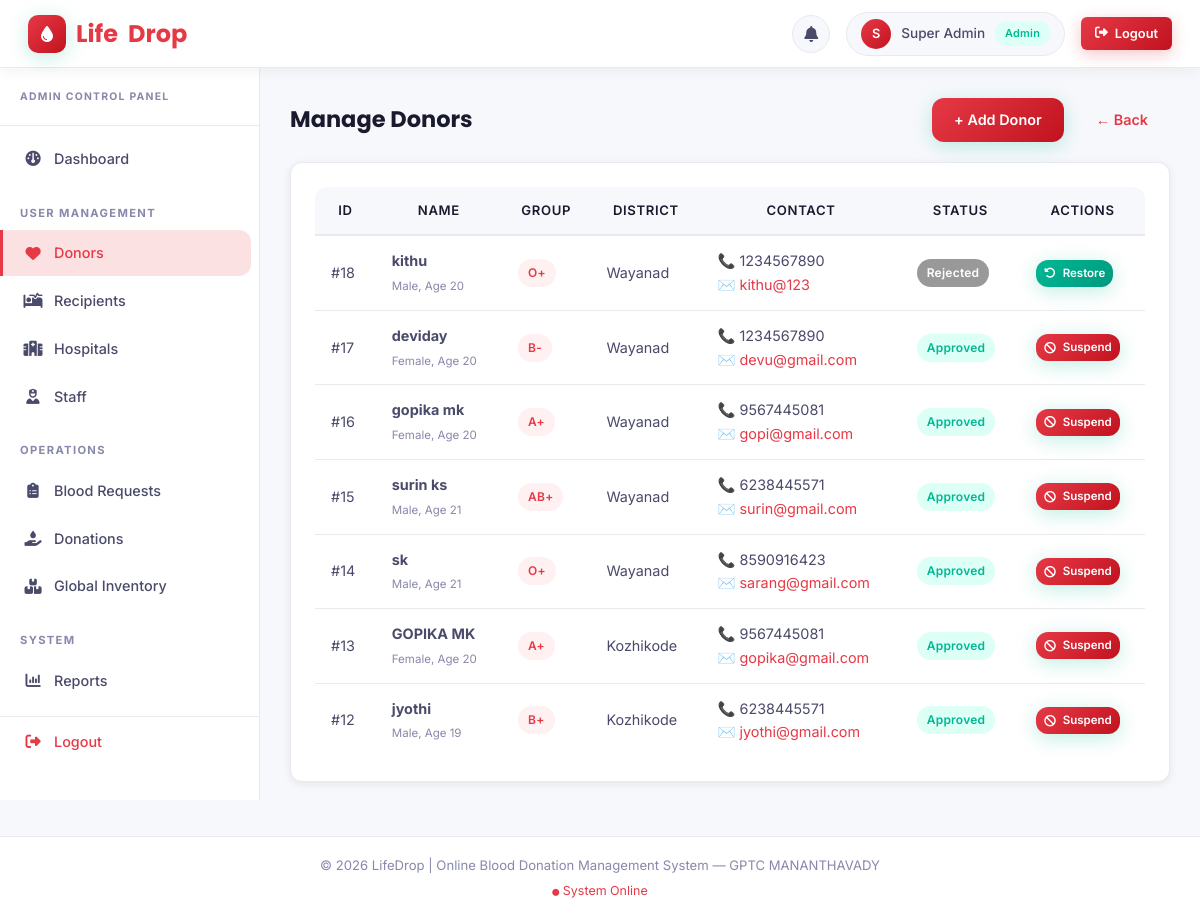
The app's page /admin/manage_donors.php (signed in) with its own data.
### tables this page shows
CREATE TABLE `donor` (
  `Donor_ID` int(11) NOT NULL,
  `Name` varchar(100) NOT NULL,
  `Age` int(11) DEFAULT NULL,
  `Gender` enum('Male','Female','Other') DEFAULT NULL,
  `Blood_Group` varchar(5) NOT NULL,
  `Phone` varchar(20) DEFAULT NULL,
  `Email` varchar(100) NOT NULL,
  `District` varchar(50) DEFAULT NULL,
  `Availability_Status` enum('Available','Unavailable') DEFAULT 'Available',
  `Last_Donation_Date` date DEFAULT NULL,
  `Password` varchar(255) NOT NULL,
  `Status` enum('Pending','Approved','Rejected') DEFAULT 'Pending',
  `Created_At` timestamp NOT NULL DEFAULT current_timestamp()
);

### admin/manage_donors.php (the view, shortened to what this page needs)
<?php
require_once dirname(__DIR__) . '/includes/header.php';
try {
    $stmt = $pdo->query("SELECT * FROM DONOR ORDER BY Status = 'Pending' DESC, Created_At DESC");
    $donors = $stmt->fetchAll();
} catch (PDOException $e) {
    die("Database Error: A system error occurred. Please try again later.");
}
?>
<div style="display: flex; justify-content: space-between; align-items: center; margin-bottom: 20px;">
    <h2>Manage Donors</h2>
    <div style="display: flex; gap: 10px;">
        <button onclick="document.getElementById('addDonorForm').style.display='block'" class="btn btn-primary">+ Add
            Donor</button>
        <a href="dashboard.php" class="btn">&larr; Back</a>
    </div>
</div>
<div class="card">
    <div class="table-responsive">
        <table class="table">
            <thead>
                <tr>
                    <th>ID</th>
                    <th>Name</th>
                    <th>Group</th>
                    <th>District</th>
                    <th>Contact</th>
                    <th>Status</th>
                    <th>Actions</th>
                </tr>
            </thead>
            <tbody>
                <?php if (count($donors) > 0): ?>
                    <?php foreach ($donors as $donor): ?>
                        <tr>
                            <td>#<?php echo $donor['Donor_ID']; ?></td>
                            <td>
                                <strong><?php echo htmlspecialchars($donor['Name']); ?></strong><br>
                                <span style="font-size: 0.8em; color: var(--text-muted);"><?php echo $donor['Gender']; ?>, Age
                                    <?php echo $donor['Age']; ?></span>
                            </td>
                            <td><span class="badge badge-danger"><?php echo htmlspecialchars($donor['Blood_Group']); ?></span>
                            </td>
                            <td><?php echo htmlspecialchars($donor['District']); ?></td>
                            <td>
                                📞 <?php echo htmlspecialchars($donor['Phone']); ?><br>
                                ✉️ <a
                                    href="mailto:<?php echo htmlspecialchars($donor['Email']); ?>"><?php echo htmlspecialchars($donor['Email']); ?></a>
                            </td>
                            <td>
                                <?php if ($donor['Status'] === 'Pending'): ?>
                                    <span class="badge badge-pending">Pending</span>
                                <?php elseif ($donor['Status'] === 'Approved'): ?>
                                    <span class="badge badge-success">Approved</span>
                                <?php else: ?>
                                    <span class="badge" style="background: #999; color: white;">Rejected</span>
                                <?php endif; ?>
                            </td>
                            <td>
                                <?php if ($donor['Status'] === 'Pending'): ?>
                                    <a href="?action=approve&id=<?php echo $donor['Donor_ID']; ?>" class="btn btn-success"
                                        style="padding: 4px 8px; font-size: 0.8em;"
                                        onclick="return confirm('Approve this donor?');"><i class="fa-solid fa-check"></i>
                                        Approve</a>
                                    <a href="?action=reject&id=<?php echo $donor['Donor_ID']; ?>" class="btn btn-primary"
                                        style="padding: 4px 8px; font-size: 0.8em; background-color: var(--text-muted);"
                                        onclick="return confirm('Reject this donor?');"><i class="fa-solid fa-xmark"></i> Reject</a>
                                <?php elseif ($donor['Status'] === 'Approved'): ?>
                                    <a href="?action=reject&id=<?php echo $donor['Donor_ID']; ?>" class="btn btn-primary"
                                        style="padding: 4px 8px; font-size: 0.8em; background-color: var(--accent-red);"
                                        onclick="return confirm('Suspend this donor?');"><i class="fa-solid fa-ban"></i> Suspend</a>
                                <?php else: ?>
                                    <a href="?action=approve&id=<?php echo $donor['Donor_ID']; ?>" class="btn btn-success"
                                        style="padding: 4px 8px; font-size: 0.8em;"
                                        onclick="return confirm('Restore this donor?');"><i class="fa-solid fa-rotate-left"></i>
                                        Restore</a>
                                <?php endif; ?>
                            </td>
                        </tr>
                    <?php endforeach; ?>
                <?php else: ?>
                    <tr>
                        <td colspan="7" style="text-align: center; padding: 20px;">No donors registered yet.</td>
                    </tr>
                <?php endif; ?>
            </tbody>
        </table>
    </div>
</div>
<?php require_once dirname(__DIR__) . '/includes/footer.php'; ?>

### includes/header.php (shortened to what this page needs)
<?php
$current_page = basename($_SERVER['PHP_SELF']);
$is_landing = ($current_page === 'index.php' && !isset($_SESSION['user_id']));
?>
<!DOCTYPE html>
<html lang="en">
<head>
    <link rel="stylesheet" href="https://cdnjs.cloudflare.com/ajax/libs/font-awesome/6.4.0/css/all.min.css">
    <link rel="stylesheet" href="<?php echo SITE_URL; ?>/assets/css/style.css">
</head>
<body class="<?php echo $is_landing ? 'landing-body' : ''; ?>">
    <?php if ($is_landing): ?>
        <nav class="hero-nav">
            <a href="<?php echo SITE_URL; ?>" class="topbar-brand">
                <div class="brand-icon"><i class="fa-solid fa-droplet"></i></div>
                Life<span class="brand-drop">Drop</span>
            </a>
            <div class="hero-nav-links">
                <a href="#features">Features</a>
                <a href="#how-it-works">How It Works</a>
                <a href="#blood-types">Blood Types</a>
            </div>
            <div style="display:flex; gap:10px; align-items:center;">
                <a href="login.php" class="topbar-nav-link">Login</a>
                <a href="<?php echo SITE_URL; ?>/register.php" class="btn btn-primary">
                    <i class="fa-solid fa-heart-pulse"></i> Register
                </a>
            </div>
        </nav>
        <div id="global-emergency-banner" class="emergency-banner">
            🚨 EMERGENCY BLOOD REQUEST ACTIVE — PLEASE CHECK YOUR NOTIFICATIONS 🚨
        </div>
    <?php else: ?>
        <header class="topbar">
            <a href="<?php echo SITE_URL; ?>" class="topbar-brand">
                <div class="brand-icon"><i class="fa-solid fa-droplet"></i></div>
                Life<span class="brand-drop">Drop</span>
            </a>
            <div class="topbar-right">
                <?php if (isset($_SESSION['user_id'])): ?>
                    <div class="notif-btn notification-trigger" title="Notifications">
                        <i class="fa-solid fa-bell"></i>
                    </div>
                    <div class="user-chip">
                        <div class="user-avatar">
                            <?php echo strtoupper(substr($_SESSION['user_name'] ?? $_SESSION['role'], 0, 1)); ?>
                        </div>
                        <span><?php echo htmlspecialchars($_SESSION['user_name'] ?? $_SESSION['role']); ?></span>
                        <span class="badge badge-success" style="font-size:0.68rem;">
                            <?php echo $_SESSION['role']; ?>
                        </span>
                    </div>
                    <a href="<?php echo SITE_URL; ?>/logout.php" class="btn btn-danger btn-sm">
                        <i class="fa-solid fa-sign-out-alt"></i> Logout
                    </a>
                <?php else: ?>
                    <a href="<?php echo SITE_URL; ?>/login.php" class="topbar-nav-link">Login</a>
                    <a href="<?php echo SITE_URL; ?>/register.php" class="btn btn-primary btn-sm">Register</a>
                <?php endif; ?>
            </div>
        </header>
        <div class="wrapper">
            <?php
            if (isset($_SESSION['role'])) {
                $role_lower = strtolower($_SESSION['role']);
                $sidebar_path = dirname(__DIR__) . "/includes/sidebar_{$role_lower}.php";
                if (file_exists($sidebar_path)) {
                    include $sidebar_path;
                    echo '<main class="main-content main-content-with-sidebar">';
                } else {
                    echo '<main class="main-content">';
                }
            } else {
                echo '<main class="main-content">';
            }
            ?>
        <?php endif; ?>

### includes/sidebar_admin.php (shortened to what this page needs)
<aside class="sidebar">
    <div style="padding:20px 20px 12px; border-bottom:1px solid var(--border);">
        <span class="section-label" style="font-size:0.65rem; color:var(--text-muted);">Admin Control Panel</span>
    </div>
    <ul class="sidebar-menu">
        <li>
            <a href="<?php echo SITE_URL; ?>/admin/dashboard.php"
                class="<?php echo basename($_SERVER['PHP_SELF']) == 'dashboard.php' ? 'active' : ''; ?>">
                <i class="fa-solid fa-gauge"></i> Dashboard
            </a>
        </li>
        <li class="sidebar-section-label">User Management</li>
        <li>
            <a href="<?php echo SITE_URL; ?>/admin/manage_donors.php"
                class="<?php echo basename($_SERVER['PHP_SELF']) == 'manage_donors.php' ? 'active' : ''; ?>">
                <i class="fa-solid fa-heart"></i> Donors
            </a>
        </li>
        <li>
            <a href="<?php echo SITE_URL; ?>/admin/manage_recipients.php"
                class="<?php echo basename($_SERVER['PHP_SELF']) == 'manage_recipients.php' ? 'active' : ''; ?>">
                <i class="fa-solid fa-bed-pulse"></i> Recipients
            </a>
        </li>
        <li>
            <a href="<?php echo SITE_URL; ?>/admin/manage_hospitals.php"
                class="<?php echo basename($_SERVER['PHP_SELF']) == 'manage_hospitals.php' ? 'active' : ''; ?>">
                <i class="fa-solid fa-hospital"></i> Hospitals
            </a>
        </li>
        <li>
            <a href="<?php echo SITE_URL; ?>/admin/manage_staff.php"
                class="<?php echo basename($_SERVER['PHP_SELF']) == 'manage_staff.php' ? 'active' : ''; ?>">
                <i class="fa-solid fa-user-nurse"></i> Staff
            </a>
        </li>
        <li class="sidebar-section-label">Operations</li>
        <li>
            <a href="<?php echo SITE_URL; ?>/admin/all_requests.php"
                class="<?php echo basename($_SERVER['PHP_SELF']) == 'all_requests.php' ? 'active' : ''; ?>">
                <i class="fa-solid fa-clipboard-list"></i> Blood Requests
            </a>
        </li>
        <li>
            <a href="<?php echo SITE_URL; ?>/admin/all_donations.php"
                class="<?php echo basename($_SERVER['PHP_SELF']) == 'all_donations.php' ? 'active' : ''; ?>">
                <i class="fa-solid fa-hand-holding-droplet"></i> Donations
            </a>
        </li>
        <li>
            <a href="<?php echo SITE_URL; ?>/admin/global_inventory.php"
                class="<?php echo basename($_SERVER['PHP_SELF']) == 'global_inventory.php' ? 'active' : ''; ?>">
                <i class="fa-solid fa-boxes-stacked"></i> Global Inventory
            </a>
        </li>
        <li class="sidebar-section-label">System</li>
        <li>
            <a href="<?php echo SITE_URL; ?>/admin/reports.php"
                class="<?php echo basename($_SERVER['PHP_SELF']) == 'reports.php' ? 'active' : ''; ?>">
                <i class="fa-solid fa-chart-column"></i> Reports
            </a>
        </li>
        <li style="border-top:1px solid var(--border); margin-top:12px;">
            <a href="<?php echo SITE_URL; ?>/logout.php" style="color:var(--accent-red) !important;">
                <i class="fa-solid fa-sign-out-alt"></i> Logout
            </a>
        </li>
    </ul>
</aside>

### includes/footer.php (shortened to what this page needs)
<?php
$current_page = basename($_SERVER['PHP_SELF']);
$is_landing = ($current_page === 'index.php' && !isset($_SESSION['user_id']));
?>
<?php if (!$is_landing): ?>
    </main>
    </div>
    <footer class="site-footer">
        <p>&copy; <?php echo date('Y'); ?> LifeDrop | Online Blood Donation Management System &mdash; GPTC MANANTHAVADY</p>
        <p style="margin-top:4px; font-size:0.78rem; color: var(--primary);">
            <i class="fa-solid fa-circle" style="font-size:7px;"></i> System Online
        </p>
    </footer>
<?php endif; ?>
</body>
</html>

### records on screen
donor: Donor_ID "18", Name "kithu", Gender "Male", Age "20", Blood_Group "O+", District "Wayanad", Phone "1234567890", Email "kithu@123", Status "Rejected"
donor: Donor_ID "17", Name "deviday", Gender "Female", Age "20", Blood_Group "B-", District "Wayanad", Phone "1234567890", Email "devu@gmail.com", Status "Approved"
donor: Donor_ID "16", Name "gopika mk", Gender "Female", Age "20", Blood_Group "A+", District "Wayanad", Phone "9567445081", Email "gopi@gmail.com", Status "Approved"
donor: Donor_ID "15", Name "surin ks", Gender "Male", Age "21", Blood_Group "AB+", District "Wayanad", Phone "6238445571", Email "surin@gmail.com", Status "Approved"
donor: Donor_ID "14", Name "sk", Gender "Male", Age "21", Blood_Group "O+", District "Wayanad", Phone "8590916423", Email "sarang@gmail.com", Status "Approved"
donor: Donor_ID "13", Name "GOPIKA MK", Gender "Female", Age "20", Blood_Group "A+", District "Kozhikode", Phone "9567445081", Email "gopika@gmail.com", Status "Approved"
donor: Donor_ID "12", Name "jyothi", Gender "Male", Age "19", Blood_Group "B+", District "Kozhikode", Phone "6238445571", Email "jyothi@gmail.com", Status "Approved"

### other values on screen
substr($_SESSION['user_name'] ?? $_SESSION['role'], 0, 1) "S"
$_SESSION['user_name'] "Super Admin"
$_SESSION['role'] "Admin"
